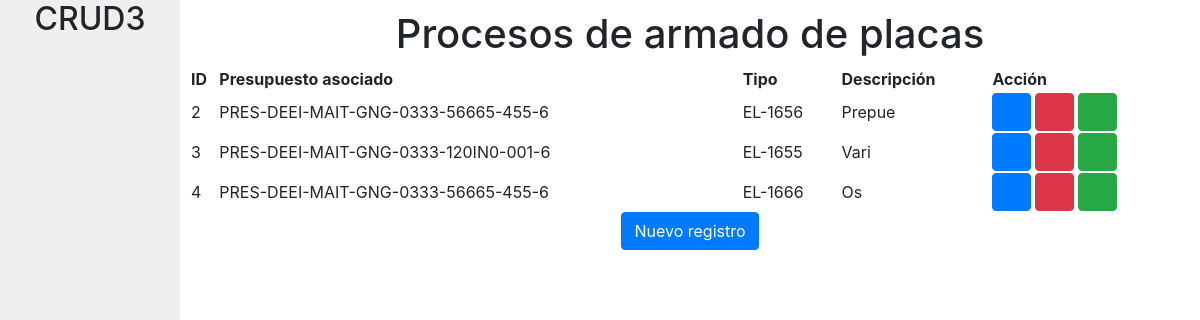
Before: /app/placas_list with the older database file.
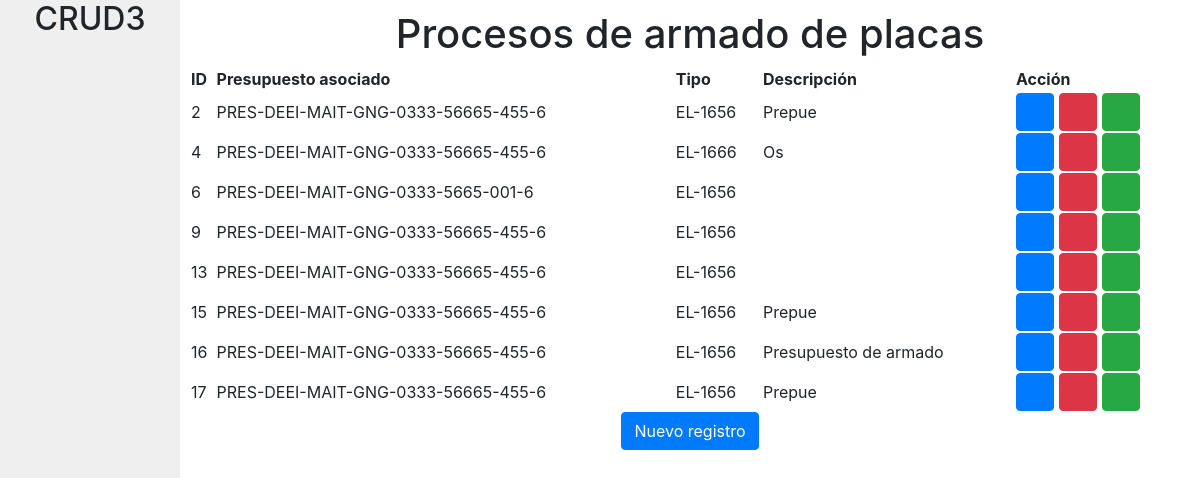
After: the same page with the newer database file.
### app/models.py (models this page shows)
class Placas(models.Model):
    epresupuesto = models.ForeignKey(Presupuesto, on_delete=models.CASCADE)
    tipo_choices= [
    (None, ''),
    ('EL-1655', 'EL-1655'),
    ('EL-1656', 'EL-1656'),
    ('EL-1666', 'EL-1666'),]
    etipo = models.CharField(max_length=8, choices=tipo_choices)
    edescripcion = models.TextField(max_length=256, blank=True)
    qplacas = models.PositiveIntegerField()
    qcomponentes = models.PositiveIntegerField()
    qBOM = models.PositiveIntegerField()
    faz_choices= [
    ('SIMPLE', 'SIMPLE'),
    ('DOBLE', 'DOBLE')
    ]
    efaz = models.CharField(max_length=6, choices=faz_choices, default='SIMPLE')
    qpads = models.PositiveIntegerField()
    qaut = models.PositiveIntegerField()
    qfine_pitch = models.PositiveIntegerField()
    qBGA_CCGA = models.PositiveIntegerField()
    epolimeros = models.BooleanField()
    ePEM = models.BooleanField()
    ecompras= models.CharField(max_length=3)
    calidad_choices= [
    (None, ''),
    ('A', 'A'),
    ('B', 'B'),
    ('C', 'C'),
    ]
    ecalidad = models.CharField(max_length=1, choices=calidad_choices)
    emaduro = models.BooleanField()
    elote = models.BooleanField()
    PE = models.DecimalField(decimal_places=2, max_digits=7,  null=True)
    QA = models.DecimalField(decimal_places=2, max_digits=7,  null=True)
    QC = models.DecimalField(decimal_places=2, max_digits=7,  null=True)
    class Meta:
        db_table = "placas"

class Presupuesto(models.Model):
    eid = models.CharField(max_length=20)
    efecha = models.DateField(default=date.today)
    edescripcion = models.TextField(max_length=256)
    eautor = models.ForeignKey(Employee, on_delete=models.CASCADE)
    def __str__(self):
        return "%s" % (self.eid)
    class Meta:
        db_table = "presupuesto"

### app/views.py (the view)
# urls.py: path('placas_list', views.placas_list, name='EL-1655_list'),
def placas_list (request):
    Table = Placas.objects.all()
    return render(request, 'app/placas_list.html', {'Table':Table})

### app/templates/app/placas_list.html (shortened to what this page needs)
{% extends "base.html" %}
{% load static%}
{% block content %}
{% with table_name="placas"  %}
<center><h1>Procesos de armado de placas</h1></center>
<table id="table_list" class="display" style="width:100%">
    <thead>
	  <tr>
	    <th scope="col">ID</th>
        <th scope="col">Presupuesto asociado</th>
		<th scope="col">Tipo</th>
        <th scope="col">Descripción</th>
        <th scope="col">Acción</th>
      </tr>
    </thead>
    <tbody>
    {% for row in Table %}
    <tr>
        <td>{{ row.id }}</td>
		<td>{{ row.epresupuesto }}</td>
		<td>{{ row.etipo }}</td>
        <td>{{ row.edescripcion }}</td>
        <td>
			<a class="btn btn-primary" href="/app/{{table_name}}_edit/{{ row.id }}">
               <i aria-hidden="true" class="fa fa-edit"></i>
            </a>
			<a class="btn btn-danger" href="#" onclick="javascript:showdelete('{{ row.id }}');">
				<i aria-hidden="true" class="fa fa-trash"></i>
            </a>
			<a class="btn btn-success" href="/app/{{table_name}}_copy/{{ row.id }}">
               <i aria-hidden="true" class="fa fa-copy"></i>
            </a>
        </td>
    </tr>
    {% endfor %}
    </tbody>
</table>
<center><a type="button" class="btn btn-primary" href="/app/{{table_name}}_new">Nuevo registro</a></center>
{% endwith %}
{% endblock %}

### app/templates/base.html (shortened to what this page needs)
{% load static %}
<!DOCTYPE html>
<html>
<head>
  <link href="{% static 'css/app.css' %}" rel="stylesheet">
  <link rel="stylesheet" type="text/css" href="{%static 'Bootstrap-4-4.6.0/css/bootstrap.min.css' %}"/>
  <link rel="stylesheet" type="text/css" href="{%static 'DataTables/DataTables-1.11.3/css/jquery.dataTables.min.css' %}"/>
  <link rel="stylesheet" type="text/css" href="{%static 'fontawesome-free-5.15.4-web/css/fontawesome.min.css' %}"/>
  <link rel="stylesheet" type="text/css" href="{%static 'fontawesome-free-5.15.4-web/css/solid.min.css' %}"/>
  <link rel="stylesheet" type="text/css" href="{%static 'Bootstrap-treeview/css/bootstrap-treeview.css' %}"/>
</head>
<body>
  <div id="sidebar">
    <center><h2>CRUD3</h2></center>
  </div>
  <div id="content">
    {% block content %}
    {% endblock %}
</body>
</html>

### app/static/css/app.css (style rules this page uses)
body { margin:0; padding:0; font-family:helvetica, sans-serif; height:100vh; }
#content { float:right; width:85%; padding: 10px }
#sidebar { float:left; width:15%; background:#efefef; height:100%; position: fixed; }

Changed rows visible on the page:
removed Placas: id "3", epresupuesto "PRES-DEEI-MAIT-GNG-0333-120IN0-001-6", etipo "EL-1655", edescripcion "Vari"
added Placas: id "6", epresupuesto "PRES-DEEI-MAIT-GNG-0333-5665-001-6", etipo "EL-1656"
added Placas: id "9", epresupuesto "PRES-DEEI-MAIT-GNG-0333-56665-455-6", etipo "EL-1656"
added Placas: id "13", epresupuesto "PRES-DEEI-MAIT-GNG-0333-56665-455-6", etipo "EL-1656"
added Placas: id "15", epresupuesto "PRES-DEEI-MAIT-GNG-0333-56665-455-6", etipo "EL-1656", edescripcion "Prepue"
added Placas: id "16", epresupuesto "PRES-DEEI-MAIT-GNG-0333-56665-455-6", etipo "EL-1656", edescripcion "Presupuesto de armado"
added Placas: id "17", epresupuesto "PRES-DEEI-MAIT-GNG-0333-56665-455-6", etipo "EL-1656", edescripcion "Prepue"
